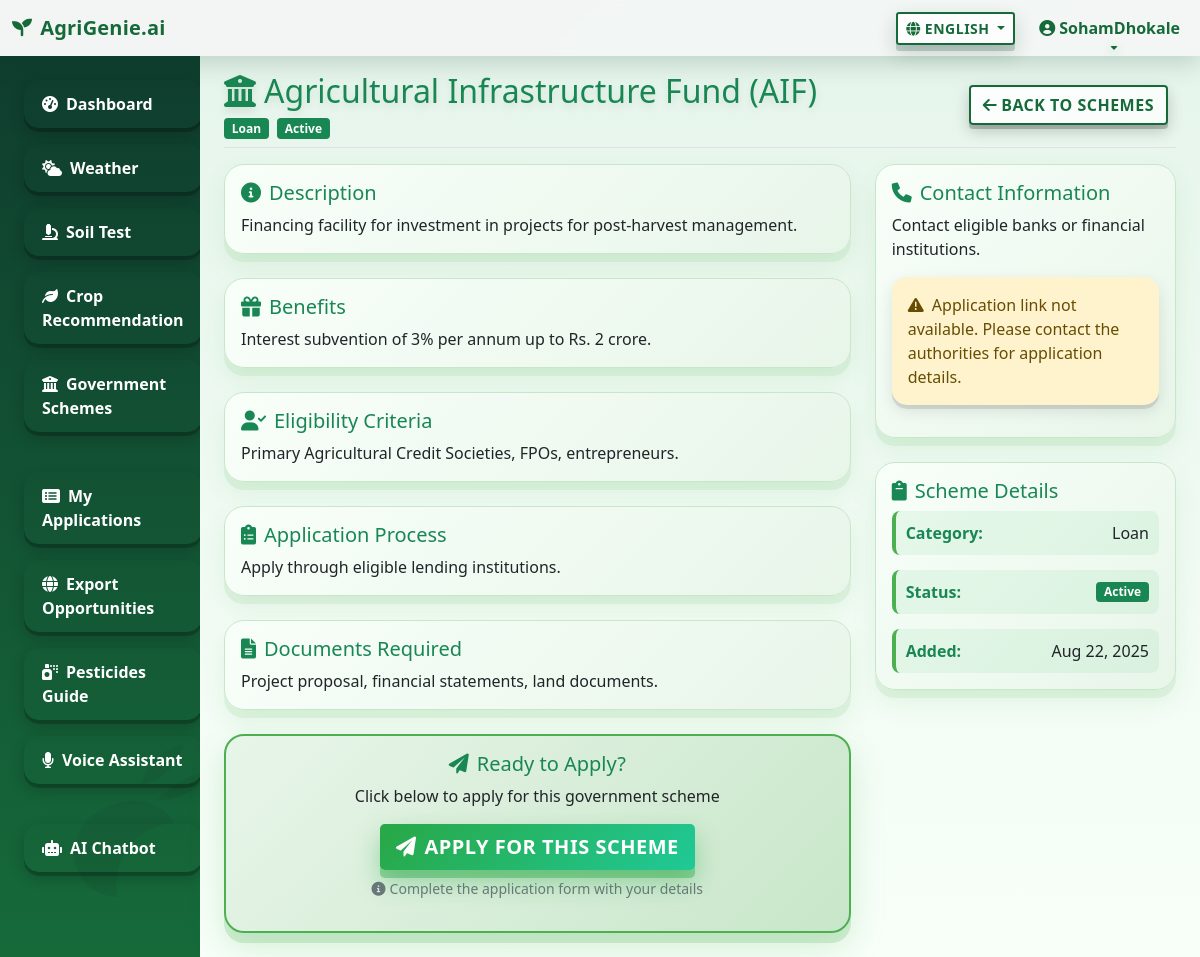
Screenshot of /schemes/9/ (signed in) with the database file from the repository.
### apps/authentication/models.py (models this page shows, shortened)
class CustomUser(AbstractUser):
    phone = models.CharField(max_length=15, blank=True)
    location = models.CharField(max_length=100, blank=True)
    farm_size = models.DecimalField(max_digits=10, decimal_places=2, null=True, blank=True)
    state = models.CharField(max_length=50, blank=True)
    district = models.CharField(max_length=50, blank=True)
    created_at = models.DateTimeField(auto_now_add=True)

### apps/schemes/models.py (models this page shows, shortened)
class GovernmentScheme(models.Model):
    CATEGORY_CHOICES = [
        ('subsidy', 'Subsidy'),
        ('loan', 'Loan'),
        ('insurance', 'Insurance'),
        ('training', 'Training'),
        ('equipment', 'Equipment'),
        ('technology', 'Technology'),
    ]
    name = models.CharField(max_length=200)
    category = models.CharField(max_length=20, choices=CATEGORY_CHOICES)
    description = models.TextField()
    eligibility = models.TextField()
    benefits = models.TextField()
    application_process = models.TextField()
    documents_required = models.TextField()
    contact_info = models.TextField()
    website_url = models.URLField(blank=True)
    application_form_url = models.URLField(blank=True, help_text="Direct link to application form")
    is_active = models.BooleanField(default=True)
    created_at = models.DateTimeField(auto_now_add=True)
    class Meta:
        ordering = ['name']

### apps/schemes/views.py (the view)
# urls.py: path('<int:scheme_id>/', views.scheme_detail, name='scheme_detail'),
@login_required
def scheme_detail(request, scheme_id):
    scheme = get_object_or_404(GovernmentScheme, id=scheme_id, is_active=True)
    user_application = None
    if request.user.is_authenticated:
        try:
            user_application = SchemeApplication.objects.get(user=request.user, scheme=scheme)
        except SchemeApplication.DoesNotExist:
            pass
    return render(request, 'schemes/detail.html', {
        'scheme': scheme,
        'user_application': user_application
    })

### apps/authentication/context_processors.py (called while the page is built)
def site_language(request):
    lang = request.session.get('site_lang') or request.COOKIES.get('site_lang') or 'en'
    def t(key):
        """Template function to get translation"""
        return get_translation(key, lang)
    def translate(text):
        """Template function to translate text"""
        return translate_text(text, lang)
    return {
        'site_lang': lang,
        't': t,
        'translate': translate
    }

### apps/authentication/templatetags/translation_tags.py (called while the page is built)
@register.filter
@stringfilter
def t(key, language='en'):
    return get_translation(key, language)

### apps/authentication/translations.py (called while the page is built)
def get_translation(key, language='en'):
    return TRANSLATIONS.get(language, {}).get(key, TRANSLATIONS['en'].get(key, key))

### templates/schemes/detail.html (shortened to what this page needs)
{% extends 'base/base.html' %}
{% block content %}
<div class="d-flex justify-content-between flex-wrap flex-md-nowrap align-items-center pt-3 pb-2 mb-3 border-bottom">
    <div>
        <h1 class="h2 text-success dashboard-title">
            <i class="fas fa-university me-2"></i>{{ scheme.name }}
        </h1>
        <div class="d-flex align-items-center gap-2">
            <span class="badge bg-success scheme-badge">{{ scheme.get_category_display }}</span>
            <span class="badge bg-success">Active</span>
        </div>
    </div>
    <div class="btn-toolbar mb-2 mb-md-0">
        <div class="btn-group me-2">
            <a href="{% url 'schemes_list' %}" class="btn btn-outline-secondary back-btn">
                <i class="fas fa-arrow-left me-1"></i>Back to Schemes
            </a>
        </div>
    </div>
</div>
<div class="row g-4">
    <div class="col-md-8">
        <div class="card detail-card mb-4">
            <div class="card-body">
                <h5 class="card-title text-success">
                    <i class="fas fa-info-circle me-2"></i>Description
                </h5>
                <p class="card-text">{{ scheme.description }}</p>
            </div>
        </div>
        <div class="card detail-card mb-4">
            <div class="card-body">
                <h5 class="card-title text-success">
                    <i class="fas fa-gift me-2"></i>Benefits
                </h5>
                <p class="card-text">{{ scheme.benefits }}</p>
            </div>
        </div>
        <div class="card detail-card mb-4">
            <div class="card-body">
                <h5 class="card-title text-success">
                    <i class="fas fa-user-check me-2"></i>Eligibility Criteria
                </h5>
                <p class="card-text">{{ scheme.eligibility }}</p>
            </div>
        </div>
        <div class="card detail-card mb-4">
            <div class="card-body">
                <h5 class="card-title text-success">
                    <i class="fas fa-clipboard-list me-2"></i>Application Process
                </h5>
                <p class="card-text">{{ scheme.application_process }}</p>
            </div>
        </div>
        <div class="card detail-card mb-4">
            <div class="card-body">
                <h5 class="card-title text-success">
                    <i class="fas fa-file-alt me-2"></i>Documents Required
                </h5>
                <p class="card-text">{{ scheme.documents_required }}</p>
            </div>
        </div>
        <div class="card apply-card mb-4">
            <div class="card-body text-center">
                <h5 class="card-title text-success">
                    <i class="fas fa-paper-plane me-2"></i>Ready to Apply?
                </h5>
                <p class="card-text">Click below to apply for this government scheme</p>
                {% if user_application %}
                    <div class="alert alert-info">
                        <i class="fas fa-info-circle me-2"></i>
                        You have already applied for this scheme.
                        <br>
                        <strong>Status:</strong> {{ user_application.get_status_display }}
                        <br>
                        <strong>Applied on:</strong> {{ user_application.application_date|date:"M d, Y" }}
                    </div>
                    <a href="{% url 'my_applications' %}" class="btn btn-primary btn-lg">
                        <i class="fas fa-list me-2"></i>View My Applications
                    </a>
                {% else %}
                    <a href="{% url 'apply_scheme' scheme.id %}" class="btn btn-success btn-lg apply-btn">
                        <i class="fas fa-paper-plane me-2"></i>Apply for This Scheme
                    </a>
                    <p class="text-muted small mt-2">
                        <i class="fas fa-info-circle me-1"></i>Complete the application form with your details
                    </p>
                {% endif %}
            </div>
        </div>
    </div>
    <div class="col-md-4">
        <div class="card sidebar-card mb-4">
            <div class="card-body">
                <h5 class="card-title text-success">
                    <i class="fas fa-phone me-2"></i>Contact Information
                </h5>
                <p class="card-text">{{ scheme.contact_info }}</p>
                {% if scheme.website_url %}
                <div class="d-grid gap-2">
                    <a href="{{ scheme.website_url }}" target="_blank" class="btn btn-primary btn-sm sidebar-btn">
                        <i class="fas fa-globe me-1"></i>Visit Official Website
                    </a>
                    <a href="{{ scheme.website_url }}" target="_blank" class="btn btn-success sidebar-btn">
                        <i class="fas fa-paper-plane me-1"></i>Apply for This Scheme
                    </a>
                </div>
                {% else %}
                <div class="alert alert-warning">
                    <i class="fas fa-exclamation-triangle me-1"></i>
                    Application link not available. Please contact the authorities for application details.
                </div>
                {% endif %}
            </div>
        </div>
        <div class="card sidebar-card">
            <div class="card-body">
                <h5 class="card-title text-success">
                    <i class="fas fa-clipboard me-2"></i>Scheme Details
                </h5>
                <div class="scheme-details">
                    <div class="detail-item">
                        <strong class="text-success">Category:</strong>
                        <span>{{ scheme.get_category_display }}</span>
                    </div>
                    <div class="detail-item">
                        <strong class="text-success">Status:</strong>
                        <span class="badge bg-success">Active</span>
                    </div>
                    <div class="detail-item">
                        <strong class="text-success">Added:</strong>
                        <span>{{ scheme.created_at|date:"M d, Y" }}</span>
                    </div>
                </div>
            </div>
        </div>
    </div>
</div>
{% endblock %}

### templates/base/base.html (shortened to what this page needs)
{% load translation_tags %}
<!DOCTYPE html>
<html lang="en">
<head>
    <link href="https://cdn.jsdelivr.net/npm/bootstrap@5.1.3/dist/css/bootstrap.min.css" rel="stylesheet">
    <link href="https://cdnjs.cloudflare.com/ajax/libs/font-awesome/6.0.0/css/all.min.css" rel="stylesheet">
</head>
<body>
    <nav class="navbar navbar-expand-lg navbar-light">
        <div class="container-fluid">
            <a class="navbar-brand" href="{% url 'dashboard' %}">
                <i class="fas fa-seedling me-2"></i>AgriGenie.ai
            </a>
            <div class="collapse navbar-collapse" id="navbarSupportedContent">
                <div class="d-flex align-items-center gap-2 me-3">
                    <div class="dropdown">
                        <button class="btn btn-sm btn-outline-secondary dropdown-toggle" id="siteLangBtn" data-bs-toggle="dropdown">
                            <i class="fas fa-globe me-1"></i><span id="siteLangText">{{ site_lang|default:'en' }}</span>
                        </button>
                    </div>
                </div>
                <ul class="navbar-nav mb-2 mb-lg-0">
                    {% if user.is_authenticated %}
                        <li class="nav-item dropdown">
                            <a class="nav-link dropdown-toggle" href="#" id="navbarDropdown" role="button" data-bs-toggle="dropdown">
                                <i class="fas fa-user-circle me-1"></i>{{ user.first_name|default:user.username }}
                            </a>
                        </li>
                    {% else %}
                        <li class="nav-item"><a class="nav-link" href="{% url 'login' %}">{{ 'login'|t:site_lang }}</a></li>
                        <li class="nav-item"><a class="nav-link" href="{% url 'register' %}">{{ 'register'|t:site_lang }}</a></li>
                    {% endif %}
                </ul>
            </div>
        </div>
    </nav>
    <div class="container-fluid">
        <div class="row">
            {% if user.is_authenticated %}
            <nav class="col-md-3 col-lg-2 d-md-block sidebar collapse">
                <div class="position-sticky pt-3">
                    <div class="crop-art">
                        <svg viewBox="0 0 64 64" xmlns="http://www.w3.org/2000/svg" fill="currentColor">
                            <path d="M21 52c0-11 9-20 20-20h3c-2-6-8-10-15-10C17 22 10 29 10 38c0 8 6 14 14 14h-3Z"/>
                            <path d="M36 18c3-6 9-10 16-10-3 6-9 10-16 10Z"/>
                            <path d="M40 24c5-4 12-6 19-6-4 5-11 7-19 6Z"/>
                        </svg>
                    </div>
                    <ul class="nav flex-column">
                        <li class="nav-item"><a class="nav-link" href="{% url 'dashboard' %}"><i class="fas fa-tachometer-alt me-2"></i>{{ 'dashboard'|t:site_lang }}</a></li>
                        <li class="nav-item"><a class="nav-link" href="{% url 'weather_dashboard' %}"><i class="fas fa-cloud-sun me-2"></i>{{ 'weather'|t:site_lang }}</a></li>
                        <li class="nav-item"><a class="nav-link" href="{% url 'soil_test' %}"><i class="fas fa-microscope me-2"></i>{{ 'soil_test'|t:site_lang }}</a></li>
                        <li class="nav-item"><a class="nav-link" href="{% url 'crop_recommendation' %}"><i class="fas fa-leaf me-2"></i>{{ 'crop_recommendation'|t:site_lang }}</a></li>
                        <li class="nav-item"><a class="nav-link" href="{% url 'schemes_list' %}"><i class="fas fa-university me-2"></i>{{ 'government_schemes'|t:site_lang }}</a></li>
                        <li class="nav-item"><a class="nav-link" href="{% url 'my_applications' %}"><i class="fas fa-list-alt me-2"></i>My Applications</a></li>
                        <li class="nav-item"><a class="nav-link" href="{% url 'exports_list' %}"><i class="fas fa-globe me-2"></i>{{ 'export_opportunities'|t:site_lang }}</a></li>
                        <li class="nav-item"><a class="nav-link" href="{% url 'pesticides_list' %}"><i class="fas fa-spray-can me-2"></i>{{ 'pesticides_guide'|t:site_lang }}</a></li>
                        <li class="nav-item"><a class="nav-link" href="{% url 'voice_assistant' %}"><i class="fas fa-microphone me-2"></i>{{ 'voice_assistant'|t:site_lang }}</a></li>
                        <li class="nav-item"><a class="nav-link" href="{% url 'chatbot' %}"><i class="fas fa-robot me-2"></i>{{ 'ai_chatbot'|t:site_lang }}</a></li>
                    </ul>
                </div>
            </nav>
            {% endif %}
            <main class="col-md-9 ms-sm-auto col-lg-10 px-md-4 main-content">
                {% block content %}{% endblock %}
            </main>
        </div>
    </div>
</body>
</html>

### templates/schemes/detail.html (style rules this page uses)
.dashboard-title { animation: slideInLeft 0.8s ease-out; transform: translateZ(25px); text-shadow: 0 4px 8px rgba(0,0,0,0.1); }
.scheme-badge { transition: all 0.3s ease; transform: translateZ(5px); }
.back-btn { transition: all 0.3s cubic-bezier(0.4, 0, 0.2, 1); transform: translateZ(15px); box-shadow: 0 4px 0 rgba(0,0,0,0.2), 0 6px 15px rgba(0,0,0,0.2); }
.detail-card { background: linear-gradient(135deg, #f8fff9 0%, #e8f5e9 100%); border: 1px solid #c8e6c9; transition: all 0.4s cubic-bezier(0.4, 0, 0.2, 1); transform: translateZ(20px); box-shadow: 0 8px 0 rgba(76, 175, 80, 0.1), 0 12px 25px rgba(76, 175, 80, 0.1); position: relative; overflow: hidden; }
.detail-card::before { content: ''; position: absolute; top: 0; left: -100%; width: 100%; height: 100%; background: linear-gradient(90deg, transparent, rgba(76, 199, 116, 0.1), transparent); transition: left 0.6s ease; }
.apply-card { background: linear-gradient(135deg, #e8f5e9 0%, #c8e6c9 100%); border: 2px solid #4caf50; transition: all 0.4s cubic-bezier(0.4, 0, 0.2, 1); transform: translateZ(25px); box-shadow: 0 10px 0 rgba(76, 175, 80, 0.2), 0 15px 35px rgba(76, 175, 80, 0.2); }
.apply-btn { transition: all 0.3s cubic-bezier(0.4, 0, 0.2, 1); position: relative; overflow: hidden; transform: translateZ(30px); box-shadow: 0 8px 0 rgba(40, 167, 69, 0.4), 0 12px 25px rgba(40, 167, 69, 0.4); }
.apply-btn::before { content: ''; position: absolute; top: 0; left: -100%; width: 100%; height: 100%; background: linear-gradient(90deg, transparent, rgba(255, 255, 255, 0.3), transparent); transition: left 0.6s ease; }
.sidebar-card { background: linear-gradient(135deg, #f8fff9 0%, #e8f5e9 100%); border: 1px solid #c8e6c9; transition: all 0.4s cubic-bezier(0.4, 0, 0.2, 1); transform: translateZ(20px); box-shadow: 0 8px 0 rgba(76, 175, 80, 0.1), 0 12px 25px rgba(76, 175, 80, 0.1); }
.scheme-details { display: flex; flex-direction: column; gap: 15px; }
.detail-item { display: flex; justify-content: space-between; align-items: center; padding: 10px; background: rgba(76, 199, 116, 0.1); border-radius: 8px; border-left: 4px solid #4caf50; transition: all 0.3s ease; }

### rows the page displays
CustomUser: first_name "SohamDhokale"
GovernmentScheme: name "Agricultural Infrastructure Fund (AIF)", category "Loan", description "Financing facility for investment in projects for post-harvest management.", benefits "Interest subvention of 3% per annum up to Rs. 2 crore.", eligibility "Primary Agricultural Credit Societies, FPOs, entrepreneurs.", application_process "Apply through eligible lending institutions.", documents_required "Project proposal, financial statements, land documents.", contact_info "Contact eligible banks or financial institutions.", created_at "Aug 22, 2025"

### other values shown
{{ 'dashboard'|t:site_lang }} "Dashboard"
{{ 'weather'|t:site_lang }} "Weather"
{{ 'soil_test'|t:site_lang }} "Soil Test"
{{ 'crop_recommendation'|t:site_lang }} "Crop Recommendation"
{{ 'government_schemes'|t:site_lang }} "Government Schemes"
{{ 'export_opportunities'|t:site_lang }} "Export Opportunities"
{{ 'pesticides_guide'|t:site_lang }} "Pesticides Guide"
{{ 'voice_assistant'|t:site_lang }} "Voice Assistant"
{{ 'ai_chatbot'|t:site_lang }} "AI Chatbot"
